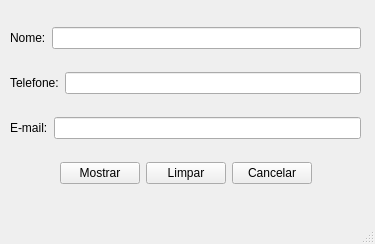
<?xml version="1.0" encoding="UTF-8"?>
<ui version="4.0">
 <class>MainWindow</class>
 <widget class="QMainWindow" name="MainWindow">
  <property name="geometry">
   <rect>
    <x>0</x>
    <y>0</y>
    <width>375</width>
    <height>244</height>
   </rect>
  </property>
  <property name="windowTitle">
   <string>MainWindow</string>
  </property>
  <widget class="QWidget" name="centralwidget">
   <widget class="QWidget" name="">
    <property name="geometry">
     <rect>
      <x>10</x>
      <y>10</y>
      <width>351</width>
      <height>191</height>
     </rect>
    </property>
    <layout class="QVBoxLayout" name="verticalLayout">
     <item>
      <layout class="QHBoxLayout" name="horizontalLayout_3">
       <item>
        <widget class="QLabel" name="label">
         <property name="text">
          <string>Nome:</string>
         </property>
        </widget>
       </item>
       <item>
        <widget class="QLineEdit" name="txt_nome"/>
       </item>
      </layout>
     </item>
     <item>
      <layout class="QHBoxLayout" name="horizontalLayout_2">
       <item>
        <widget class="QLabel" name="label_2">
         <property name="text">
          <string>Telefone:</string>
         </property>
        </widget>
       </item>
       <item>
        <widget class="QLineEdit" name="txt_telefone"/>
       </item>
      </layout>
     </item>
     <item>
      <layout class="QHBoxLayout" name="horizontalLayout">
       <item>
        <widget class="QLabel" name="label_3">
         <property name="text">
          <string>E-mail:</string>
         </property>
        </widget>
       </item>
       <item>
        <widget class="QLineEdit" name="txt_email"/>
       </item>
      </layout>
     </item>
     <item>
      <layout class="QHBoxLayout" name="horizontalLayout_4">
       <item>
        <spacer name="horizontalSpacer">
         <property name="orientation">
          <enum>Qt::Horizontal</enum>
         </property>
         <property name="sizeHint" stdset="0">
          <size>
           <width>40</width>
           <height>20</height>
          </size>
         </property>
        </spacer>
       </item>
       <item>
        <widget class="QPushButton" name="btn_mostrar">
         <property name="text">
          <string>Mostrar</string>
         </property>
        </widget>
       </item>
       <item>
        <widget class="QPushButton" name="btn_limpar">
         <property name="text">
          <string>Limpar</string>
         </property>
        </widget>
       </item>
       <item>
        <widget class="QPushButton" name="btn_cancelar">
         <property name="text">
          <string>Cancelar</string>
         </property>
        </widget>
       </item>
       <item>
        <spacer name="horizontalSpacer_2">
         <property name="orientation">
          <enum>Qt::Horizontal</enum>
         </property>
         <property name="sizeHint" stdset="0">
          <size>
           <width>40</width>
           <height>20</height>
          </size>
         </property>
        </spacer>
       </item>
      </layout>
     </item>
    </layout>
   </widget>
  </widget>
  <widget class="QMenuBar" name="menubar">
   <property name="geometry">
    <rect>
     <x>0</x>
     <y>0</y>
     <width>375</width>
     <height>21</height>
    </rect>
   </property>
  </widget>
  <widget class="QStatusBar" name="statusbar"/>
 </widget>
 <resources/>
 <connections/>
</ui>
